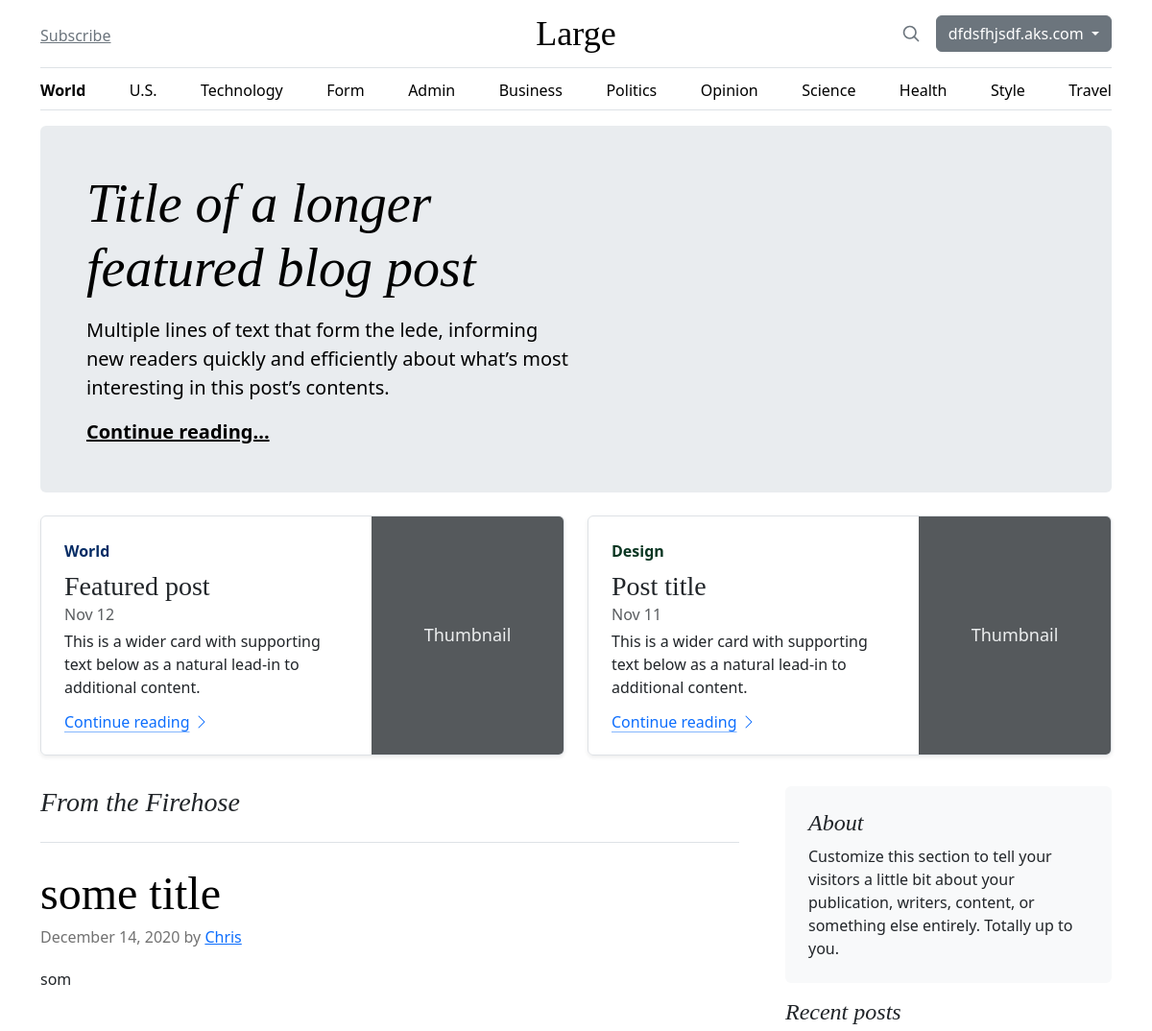
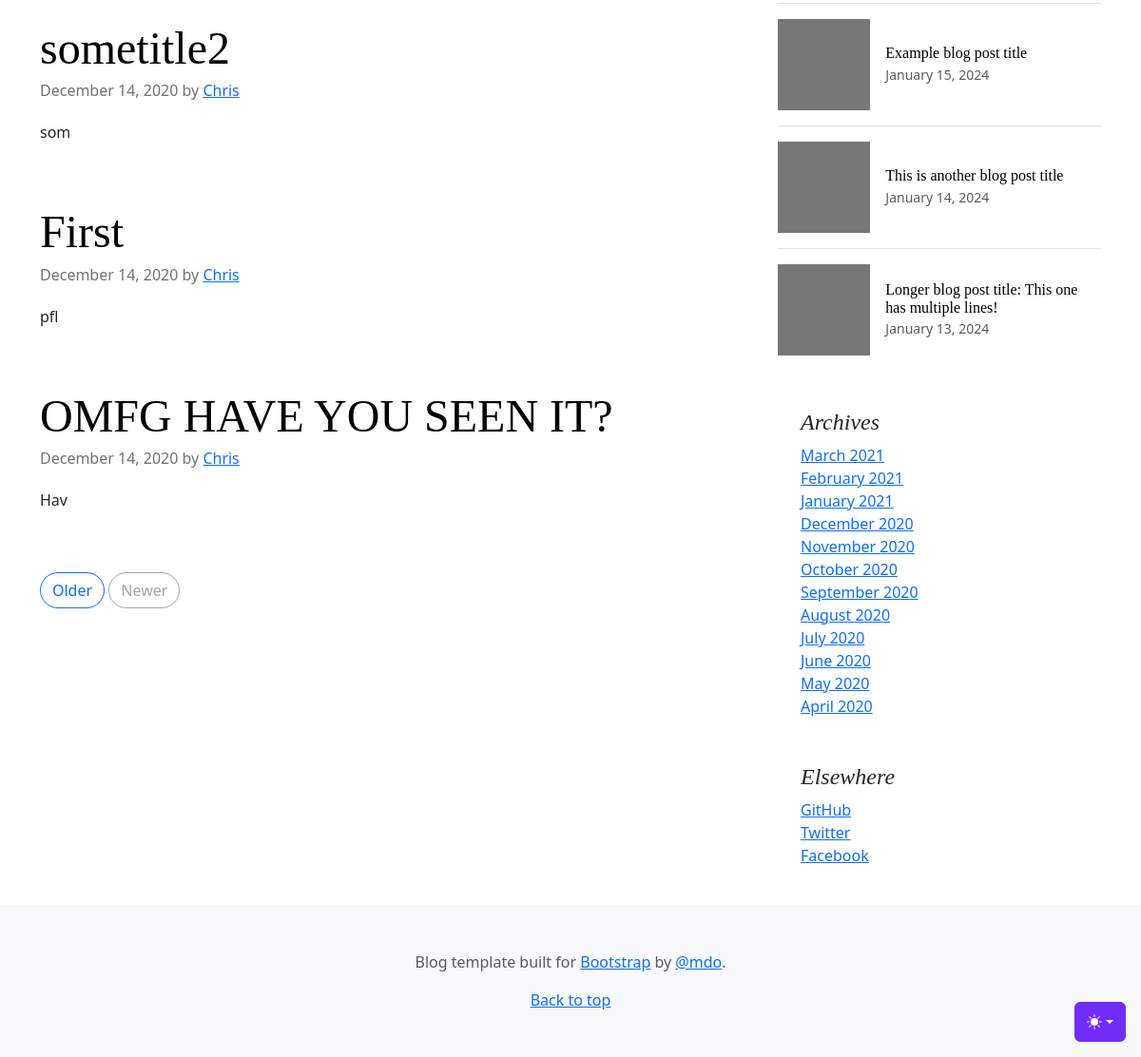
The page / (signed in) on the database its author committed (2 pictures, top to bottom).
### tables this page shows
CREATE TABLE users
(
    id       integer
        constraint users_pk
            primary key autoincrement,
    email    text not null
        constraint users_pk_2
            unique,
    password text not null
);

CREATE TABLE "posts"
(
    id         integer
        constraint posts_pk
            primary key autoincrement,
    title      text not null,
    body       text not null,
    created_at DATETIME default current_timestamp,
    updated_at datetime default current_date
);

### helpers.php (called while the page is built, shortened)
<?php
function view($viewName, $vars=[]){
    extract($vars);
    include __DIR__ . "/views/$viewName.php";
}
function auth(){
    if(isset($_SESSION['userId'])){
        $user = User::find($_SESSION['userId']);
        if($user){
            return $user;
        }
    }
    return false;
}

### src/Controllers/PublicController.php (called while the page is built, shortened)
<?php
class PublicController
{
    public function index()
    {
        $posts = Post::all();
        view('index', compact('posts'));
    }
}

### src/DB.php (called while the page is built, shortened)
<?php
class DB
{
    private $conn;
    public function __construct()
    {
        try {
            $this->conn = new PDO('sqlite:' . __DIR__ . '/../db.sqlite');
            $this->conn->setAttribute(PDO::ATTR_ERRMODE, PDO::ERRMODE_EXCEPTION);
        } catch (PDOException $e) {
            echo "Connection failed: " . $e->getMessage();
        }
    }
    public function all($table, $class)
    {
        $stmt = $this->conn->prepare("SELECT * FROM $table");
        $stmt->execute();
        $stmt->setFetchMode(PDO::FETCH_CLASS, $class);
        return $stmt->fetchAll();
    }
    public function find($table, $class, $id)
    {
        $stmt = $this->conn->prepare("SELECT * FROM $table WHERE id=$id");
        $stmt->execute();
        $stmt->setFetchMode(PDO::FETCH_CLASS, $class);
        return $stmt->fetch();
    }
}

### src/Models/Model.php (called while the page is built, shortened)
<?php
class Model {
    public static $table;
    public static function all(){
        $db = new DB();
        return $db->all(static::$table, static::class);
    }
    public static function find($id){
        $db = new DB();
        return $db->find(static::$table, static::class, $id);
    }
}

### src/Models/Post.php (called while the page is built, shortened)
<?php
class Post extends Model {
    public $body;
    public function snippet() {
        return substr($this->body, 0, 3);
    }
}

### views/partials/posts.php (the view)
<h3 class="pb-4 mb-4 fst-italic border-bottom">
    From the Firehose
</h3>
<?php foreach($posts as $post): ?>
    <article class="blog-post">
        <h2 class="display-5 link-body-emphasis mb-1"><?=$post->title?></h2>
        <p class="blog-post-meta">December 14, 2020 by <a href="#">Chris</a></p>
        <p><?=$post->snippet()?></p>
    </article>
<?php endforeach; ?>
<nav class="blog-pagination" aria-label="Pagination">
    <a class="btn btn-outline-primary rounded-pill" href="#">Older</a>
    <a class="btn btn-outline-secondary rounded-pill disabled" aria-disabled="true">Newer</a>
</nav>

### views/partials/header.php (shortened to what this page needs)
<!doctype html>
<html lang="en" data-bs-theme="auto">
<head>
  <link rel="stylesheet" href="https://cdn.jsdelivr.net/npm/@docsearch/css@3">
  <link href="/assets/dist/css/bootstrap.min.css" rel="stylesheet">
  <link href="/blog.css" rel="stylesheet">
</head>
<body>
  <div class="dropdown position-fixed bottom-0 end-0 mb-3 me-3 bd-mode-toggle">
    <button class="btn btn-bd-primary py-2 dropdown-toggle d-flex align-items-center" id="bd-theme" type="button"
      aria-expanded="false" data-bs-toggle="dropdown" aria-label="Toggle theme (auto)">
      <svg class="bi my-1 theme-icon-active" width="1em" height="1em">
        <use href="#circle-half"></use>
      </svg>
    </button>
  </div>
  <div class="container">
    <header class="border-bottom lh-1 py-3">
      <div class="row flex-nowrap justify-content-between align-items-center">
        <div class="col-4 pt-1">
          <a class="link-secondary" href="#">Subscribe</a>
        </div>
        <div class="col-4 text-center">
          <a class="blog-header-logo text-body-emphasis text-decoration-none" href="#">Large</a>
        </div>
        <div class="col-4 d-flex justify-content-end align-items-center">
          <a class="link-secondary" href="#" aria-label="Search">
            <svg xmlns="http://www.w3.org/2000/svg" width="20" height="20" fill="none" stroke="currentColor"
              stroke-linecap="round" stroke-linejoin="round" stroke-width="2" class="mx-3" role="img"
              viewBox="0 0 24 24">
              <title>Search</title>
              <circle cx="10.5" cy="10.5" r="7.5" />
              <path d="M21 21l-5.2-5.2" />
            </svg>
          </a>
          <?php if (auth()): ?>
            <div class="dropdown">
              <button class="btn btn-secondary dropdown-toggle" type="button" data-bs-toggle="dropdown" aria-expanded="false">
                <?=auth()->email?>
              </button>
            </div>
          <?php else: ?>
            <a class="btn btn-sm btn-outline-secondary" href="/register">Sign up</a>
            <a class="btn btn-sm btn-primary ms-2" href="/login">Login</a>
          <?php endif; ?>
        </div>
      </div>
    </header>
    <?php include 'nav.php'; ?>
  </div>

### public/blog.css (style rules this page uses)
.blog-header-logo { font-family: "Playfair Display", Georgia, "Times New Roman", serif; font-size: 2.25rem; }
h1, h2, h3, h4, h5, h6 { font-family: "Playfair Display", Georgia, "Times New Roman", serif; }
.blog-pagination { margin-bottom: 4rem; }
.blog-post { margin-bottom: 4rem; }
.blog-post-meta { margin-bottom: 1.25rem; color: #727272; }

### views/partials/header.php (style rules this page uses)
.bi { vertical-align: -.125em; fill: currentColor; }
.btn-bd-primary { --bd-violet-bg: #712cf9; --bd-violet-rgb: 112.520718, 44.062154, 249.437846; --bs-btn-font-weight: 600; --bs-btn-color: var(--bs-white); --bs-btn-bg: var(--bd-violet-bg); --bs-btn-border-color: var(--bd-violet-bg); --bs-btn-hover-color: var(--bs-white); --bs-btn-hover-bg: #6528e0; --bs-btn-hover-border-color: #6528e0; --bs-btn-focus-shadow-rgb: var(--bd-violet-rgb); --bs-btn-active-color: var(--bs-btn-hover-color); --bs-btn-active-bg: #5a23c8; --bs-btn-active-border-color: #5a23c8; }
.bd-mode-toggle { z-index: 1500; }

### rows shown on the page
users: email "dfdsfhjsdf.aks.com"
posts: title "some title", body "som"
posts: title "sometitle2", body "som"
posts: title "First", body "pfl"
posts: title "OMFG HAVE YOU SEEN IT?", body "Hav"
